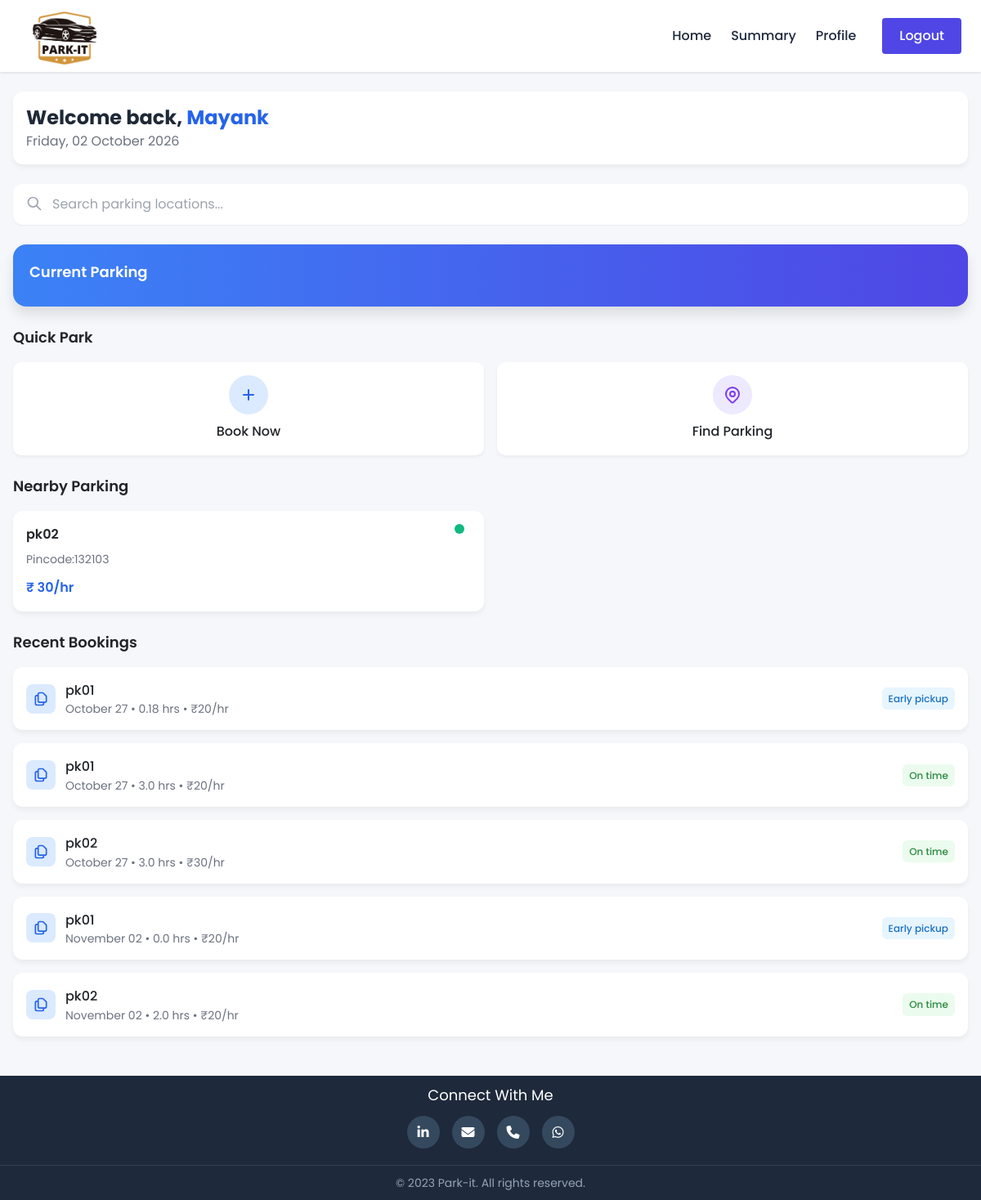
Screenshot of /admin/dashboard (signed in) with the database file from the repository.
### model_db.py (models this page shows, shortened)
class Users(db.Model):
    __tablename__ = 'users'
    id = db.Column(db.Integer, primary_key=True)
    username = db.Column(db.String(100), unique=True, nullable=False)
    passhash = db.Column(db.String(512), nullable=False)
    name = db.Column(db.String(50), nullable=False)
    address = db.Column(db.String(200))
    pincode = db.Column(db.Integer)
    role = db.Column(db.String(10))  # e.g., 'admin' or 'user'
    phone_no = db.Column(db.String(10))
    bookings = db.relationship('Booking', backref='user', lazy=True)
    parking_lots = db.relationship('ParkingLot', backref='admin', lazy=True)
    @property
    def password(self):
        raise AttributeError("Password is not a readable attribute")

class ParkingLot(db.Model):
    __tablename__ = 'parking_lot'
    id = db.Column(db.Integer, primary_key=True, nullable=False)
    name = db.Column(db.String(100), nullable=False)
    admin_id = db.Column(db.Integer, db.ForeignKey('users.id'), nullable=False)
    total_spots = db.Column(db.Integer, nullable=False)
    address = db.Column(db.String(200))
    pincode = db.Column(db.Integer)
    status = db.Column(db.String(10))  # 'active', 'inactive', etc.
    price_per_hrs = db.Column(db.Integer)
    spots = db.relationship('ParkingSpot', backref='lot', lazy=True)

class Booking(db.Model):
    __tablename__ = 'bookings'
    id = db.Column(db.Integer, primary_key=True)
    user_id = db.Column(db.Integer, db.ForeignKey('users.id'), nullable=False)
    spot_id = db.Column(db.Integer, db.ForeignKey('parking_spot.id'), nullable=False)
    vehicle_no = db.Column(db.String(50))
    start_time = db.Column(db.DateTime)
    end_time = db.Column(db.DateTime)
    created_time = db.Column(db.DateTime, default=datetime.utcnow)
    Early_pickup = db.Column(db.Boolean, default=False)

class ParkingSpot(db.Model):
    __tablename__ = 'parking_spot'
    id = db.Column(db.Integer, primary_key=True)
    lot_id = db.Column(db.Integer, db.ForeignKey('parking_lot.id'), nullable=False)
    status = db.Column(db.String(20), nullable=True)  # e.g., 'available', 'booked'
    type = db.Column(db.String(20), nullable=True)  # e.g., 'regular', 'premium'
    price_per_hrs = db.Column(db.Integer)
    bookings = db.relationship('Booking', backref='spot', lazy=True)

### routes.py (the view, shortened to what this page needs)
    @app.route('/<username>/dashboard', methods=['GET'])
    @auth_required
    def dashboard(username):
        user = Users.query.get(session['user_id'])
        today = datetime.now().strftime('%A, %d %B %Y ')
        if user.role == 'admin':
            selected_lot_id = request.args.get('lot_id', type=int)
            parking_lots = ParkingLot.query.all()
            if not selected_lot_id and parking_lots:
                selected_lot_id = parking_lots[0].id
            parking_spots = ParkingSpot.query.filter_by(lot_id=selected_lot_id).all()
            closed_spots = ParkingSpot.query.filter_by(status='closed').count()
            available_spots = ParkingSpot.query.filter_by(status='available').count()
            total_spots = ParkingSpot.query.count()
            total_lots = len(parking_lots)
            return render_template('admin/dashboard.html',
                                username=username,
                                user=user,
                                today=today,
                                parking_lots=parking_lots,
                                selected_lot_id=selected_lot_id,
                                parking_spots=parking_spots,
                                total_lots=total_lots,
                                total_spots=total_spots,
                                closed_spots=closed_spots,
                                available_spots=available_spots)
        else:
            bookings = Booking.query.options(joinedload(Booking.spot).joinedload(ParkingSpot.lot)).filter_by(user_id=session['user_id']).all()
            for booking in bookings:
                if booking.start_time and booking.end_time:
                    delta = booking.end_time - booking.start_time  # this is a timedelta object
                    booking.duration_hours = round(delta.total_seconds() / 3600, 2)
                else:
                    booking.duration_hours = 0
            near=ParkingLot.query.filter(ParkingLot.pincode==user.pincode).limit(2).all()
            active_bookings = Booking.query.filter(datetime.now() < Booking.end_time).all()
            completed_bookings = Booking.query.filter(
                Booking.end_time <= datetime.now(),
                Booking.Early_pickup == 0
            ).all()
            for booking in completed_bookings:
                spot = ParkingSpot.query.get(booking.spot_id)
            db.session.commit()
            return render_template('user/dashboard.html',
                                    username=username,
                                    user=user,
                                    today=today,
                                    Bookings=bookings,
                                    datetime=datetime,
                                    near=near,
                                    active_bookings=active_bookings)

### templates/user/dashboard.html (shortened to what this page needs)
{% extends "user/base0.html" %}
{% block head %}
<link href="https://cdn.jsdelivr.net/npm/tailwindcss@2.2.19/dist/tailwind.min.css" rel="stylesheet">
{% endblock %}
{% block content %}
     <div class="container mx-auto px-4 py-6">
        <div class="space-y-4 mb-6">
            <div class="card p-4 flex justify-between items-center">
                <div class="flex items-center">
                    <div>
                       <h1 class="text-2xl font-bold text-gray-800">Welcome back, <span class="text-blue-600">{{ user.name }}</span></h1>
                       <p class="text-gray-500">{{ today }}</p>
                    </div>
                </div>
            </div>
        </div>
        <form method="GET" action="{{ url_for('find', username=username) }}">
            <div class="relative mb-6">
                <input type="text" id="search-input" name="location"
                    placeholder="Search parking locations..."
                    class="w-full py-3 px-4 pl-12 rounded-xl border-0 shadow-sm focus:ring-2 focus:ring-blue-500">
                <svg xmlns="http://www.w3.org/2000/svg"
                    class="h-5 w-5 absolute left-4 top-3.5 text-gray-400" fill="none"
                    viewBox="0 0 24 24" stroke="currentColor">
                    <path stroke-linecap="round" stroke-linejoin="round" stroke-width="2"
                        d="M21 21l-6-6m2-5a7 7 0 11-14 0 7 7 0 0114 0z" />
                </svg>
            </div>
        </form>
        <div class="card mb-6 p-5"
     style="background: linear-gradient(to right, #3b82f6, #4f46e5); border-radius: 1rem; box-shadow: 0 10px 15px rgba(0, 0, 0, 0.1);">
            <h2 class="text-white text-lg font-semibold mb-2">Current Parking</h2>
        </div>
        <h2 class="text-lg font-semibold mb-4">Quick Park</h2>
        <div class="grid grid-cols-2 gap-4 mb-6">
            <a href="{{url_for('book_now',username=username)}}" id="book-now-btn" class="card p-4 quick-action-btn flex flex-col items-center justify-center" >
                <div class="bg-blue-100 p-3 rounded-full mb-2">
                    <svg xmlns="http://www.w3.org/2000/svg" class="h-6 w-6 text-blue-600" fill="none" viewBox="0 0 24 24" stroke="currentColor">
                        <path stroke-linecap="round" stroke-linejoin="round" stroke-width="2" d="M12 6v6m0 0v6m0-6h6m-6 0H6" />
                    </svg>
                </div>
                <p class="font-medium">Book Now</p>
            </a>
            <a href="{{url_for('find',username=username)}}" class="card p-4 quick-action-btn flex flex-col items-center justify-center" id="find-parking-btn">
                <div class="bg-purple-100 p-3 rounded-full mb-2">
                </div>
                <p class="font-medium">Find Parking</p>
            </a>
        </div>
        <h2 class="text-lg font-semibold mb-4">Nearby Parking</h2>
        <div class="grid grid-cols-2 gap-4 mb-6">
            {% for n in near %}
                <div class="card p-4 parking-space">
                    <div class="flex justify-between mb-2">
                        <h3 class="font-semibold">{{ n.name }}</h3>
                        {% if n.status == 'active' %}
                            <span class="parking-indicator bg-green-500" title="Available"></span>
                        {% else %}
                            <span class="parking-indicator bg-red-500" title="Closed"></span>
                        {% endif %}
                    </div>
                    <p class="text-gray-500 text-sm mb-3">Pincode:{{ n.pincode }}</p>
                    <div class="flex justify-between items-center">
                        <p class="font-semibold text-blue-600">₹ {{n.price_per_hrs}}/hr</p>
                    </div>
                </div>
            {% endfor %}
        </div>
        <h2 class="text-lg font-semibold mb-4">Recent Bookings</h2>
        <div class="space-y-4 mb-6">
            {% for booking in Bookings %}
            <div class="card p-4 flex justify-between items-center">
                <div class="flex items-center">
                    <div class="bg-blue-100 p-2 rounded-lg mr-3">
                    </div>
                    <div>
                        <p class="font-medium">{{ booking.spot.lot.name }}</p>
                        <p class="text-gray-500 text-sm">{{ booking.start_time.strftime('%B %d') }} • {{ booking.duration_hours }} hrs • ₹{{ booking.spot.price_per_hrs }}/hr</p>
                    </div>
                </div>
                <span class="badge {{ 'badge-info' if booking.Early_pickup else 'badge-success' }}">{{ "On time" if not booking.Early_pickup else "Early pickup" }}</span>
            </div>
            {% endfor %}
        </div>
{% endblock %}

### templates/user/dashboard.html (style rules this page uses)
:root { --primary: #4361ee; --secondary: #3a0ca3; --accent: #4cc9f0; --light: #f8f9fa; --dark: #212529; }
.card { background-color: white; border-radius: 12px; box-shadow: 0 4px 6px rgba(0, 0, 0, 0.05); transition: transform 0.2s, box-shadow 0.2s; }
.quick-action-btn { background: white; border-radius: 10px; box-shadow: 0 2px 4px rgba(0, 0, 0, 0.05); transition: all 0.3s; }
.parking-indicator { width: 12px; height: 12px; border-radius: 50%; margin-right: 8px; }
.badge { padding: 4px 8px; border-radius: 6px; font-size: 12px; font-weight: 500; }
.badge-success { background-color: #ebfbee; color: #2b8a3e; }
.badge-info { background-color: #e7f5ff; color: #1971c2; }
.parking-space { animation: slideUp 0.3s ease-out forwards; opacity: 0; }
.parking-space:nth-child(1) { animation-delay: 0.1s; }

### templates/user/base0.html (style rules this page uses)
:root { --primary-color: #4f46e5; --secondary-color: #10b981; --dark-color: #1e293b; --light-color: #f8fafc; --gray-color: #64748b; --max-width: 1200px; --shadow-sm: 0 1px 3px rgba(0, 0, 0, 0.12); --shadow-md: 0 4px 6px rgba(0, 0, 0, 0.1); --shadow-lg: 0 10px 15px rgba(0, 0, 0, 0.1); --transition: all 0.3s ease; }
* { margin: 0; padding: 0; box-sizing: border-box; }
body { font-family: 'Poppins', sans-serif; color: var(--dark-color); line-height: 1.6; display: flex; flex-direction: column; min-height: 100vh; background-color: #f9fafb; }
.container { max-width: var(--max-width); margin: 0 auto; padding: 0 1.5 rem; }

### rows the page displays
Users: name "Mayank"
ParkingLot: name "pk02", status "active" (drawn), pincode "132103", price_per_hrs "30"
Booking: spot.lot.name "pk01", start_time "October 27", duration_hours "0.18", spot.price_per_hrs "20", Early_pickup "Early pickup"
Booking: spot.lot.name "pk01", start_time "October 27", duration_hours "3.0", spot.price_per_hrs "20", Early_pickup "On time"
Booking: spot.lot.name "pk02", start_time "October 27", duration_hours "3.0", spot.price_per_hrs "30", Early_pickup "On time"
Booking: spot.lot.name "pk01", start_time "November 02", duration_hours "0.0", spot.price_per_hrs "20", Early_pickup "Early pickup"
Booking: spot.lot.name "pk02", start_time "November 02", duration_hours "2.0", spot.price_per_hrs "20", Early_pickup "On time"
